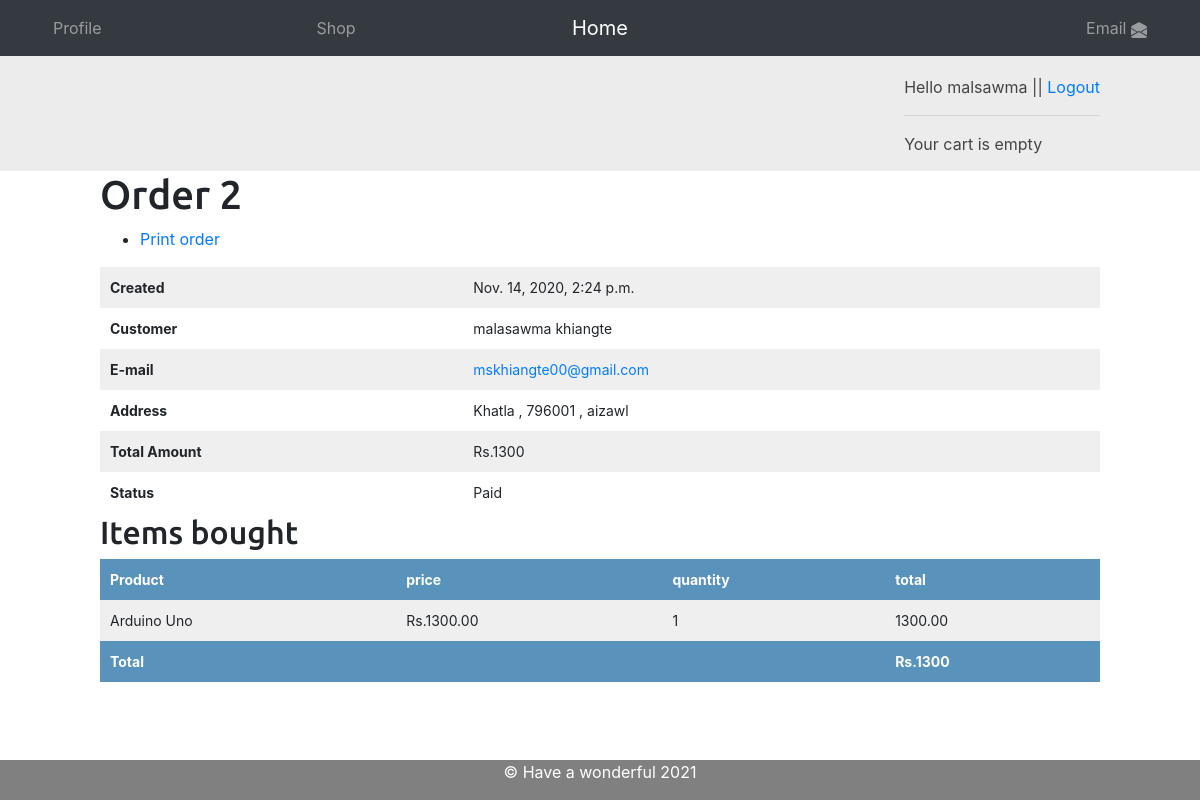
/orders/admin/order/2/ (signed in), run on the app's committed database.
### orders/models.py (models this page shows, shortened)
class Order(models.Model):
    first_name = models.CharField(max_length=50)
    last_name = models.CharField(max_length=50)
    email = models.EmailField()
    address = models.CharField(max_length=200)
    city = models.CharField(max_length=50)
    phone = models.IntegerField(default=0)
    pin_code = models.CharField(max_length=20)
    created =models.DateTimeField(auto_now_add=True)
    updated = models.DateTimeField(auto_now=True)
    paid = models.BooleanField(default=False)
    coupon = models.ForeignKey(Coupon , on_delete=models.SET_NULL , related_name='orders', null=True , blank=True)
    discount = models.IntegerField(default=0 ,
                                    validators=[MaxValueValidator(0),
                                                MaxValueValidator(100)])
    class Meta:
        ordering =('-created',)
    def get_total_cost(self):
        total_cost =  sum(item.get_cost() for item in self.items.all())
        return int(total_cost - total_cost * (self.discount/Decimal('100')))

class OrderItem(models.Model):
    order = models.ForeignKey(Order , on_delete=models.CASCADE, related_name='items')
    product = models.ForeignKey(Product , on_delete=models.CASCADE, related_name='order_items' )
    price = models.DecimalField(max_digits=10 , decimal_places=2)
    quantity = models.PositiveIntegerField(default=1)
    def get_cost(self):
        return self.price * self.quantity

### shop/models.py (models this page shows, shortened)
class Product(models.Model):
    category = models.ForeignKey(Category , on_delete=models.CASCADE , related_name='products')
    name = models.CharField(max_length=200 , db_index=True)
    slug = models.CharField(max_length=200 , db_index=True)
    image = models.ImageField(upload_to='products/%Y/%m/%d', blank=True)
    description = models.TextField()
    price = models.DecimalField(max_digits=10 , decimal_places=2)
    available = models.BooleanField(default=True)
    created = models.DateTimeField(auto_now_add=True)
    updated = models.DateTimeField(auto_now=True)
    class Meta:
        ordering = ('name',)
        index_together = (('id', 'slug'),)

### orders/views.py (the view)
# urls.py: path('admin/order/<int:order_id>/', views.admin_order_detail , name='admin_order_detail'),
@staff_member_required
def admin_order_detail(request , order_id):
    order = get_object_or_404(Order , id=order_id)
    return render(request , 'admin/orders/order/detail.html', {'order':order})

### cart/cart.py (called while the page is built)
    def __len__(self):
        return sum(item['quantity'] for item in self.cart.values())

### cart/context_processors.py (called while the page is built)
def cart(request):
    return {'cart':Cart(request)}

### orders/templates/admin/orders/order/detail.html (shortened to what this page needs)
{% extends "shop/base.html" %}
{% load static  %}
{% block shop_content %}
  <h1>Order {{ order.id}}</h1>
  <ul class="object-tools">
    <li>
      <a href="#" onclick="window.print();">Print order</a>
    </li>
  </ul>
  <table>
    <tr>
      <th>Created</th>
      <td>{{order.created}}</td>
    </tr>
    <tr>
      <th>Customer</th>
      <td>{{order.first_name}} {{order.last_name}}</td>
    </tr>
    <tr>
      <th>E-mail</th>
      <td> <a href="mailto:{{ order.email }}">{{order.email}}</a> </td>
    </tr>
    <tr>
      <th>Address</th>
      <td>{{order.address}} , {{order.pin_code}} , {{order.city }}</td>
    </tr>
    <tr>
      <th>Total Amount</th>
      <td>Rs.{{order.get_total_cost}}</td>
    </tr>
    <tr>
      <th>Status</th>
      <td> {% if order.paid %}Paid {% else %} Pending Payment{% endif %} </td>
    </tr>
  </table>
  <div class="module">
    <div class="tabular inline-related last-related">
      <table>
        <h2>Items bought</h2>
        <thead>
          <tr>
            <th>Product</th>
            <th>price</th>
            <th>quantity</th>
            <th>total</th>
          </tr>
        </thead>
        <tbody>
          {% for item in order.items.all %}
            <tr class"row{% cycle "1" "2" %}">
              <td>{{ item.product.name}}</td>
              <td>Rs.{{ item.price}}</td>
              <td>{{item.quantity}}</td>
              <td>{{item.get_cost}}</td>
            </tr>
          {% endfor %}
          <tr class="total">
            <td colspan="3">Total</td>
            <td clas="num">Rs.{{order.get_total_cost}}</td>
          </tr>
        </tbody>
      </table>
    </div>
  </div>
{% endblock %}

### shop/templates/shop/base.html (shortened to what this page needs)
{% extends "base.html" %}
{% load static %}
{% block content %}
      <div id="subheader">
        <div class="cart">
          {% if request.user.is_authenticated %}
            Hello {{request.user.username}} ||
            <a href="{% url 'logout'%}">Logout</a>
          {% else %}
            <a href="{% url 'login' %}">Login</a>
          {% endif %}
          <br>
          <hr>
          {% with total_items=cart|length %}
            {% if cart|length > 0 %}
              Your cart:
              <a href="{% url 'cart:cart_detail' %}">{{total_items}}item{{total_items|pluralize}} || Rs.{{cart.get_total_price}}</a>
            {% else %}
              Your cart is empty
            {% endif %}
          {% endwith %}
        </div>
      </div>
      <div id="content">
        {% block shop_content %}
        {% endblock %}
      </div>
{% endblock %}

### static/css/base.css (style rules this page uses)
body { margin:0; padding:0; font-family:helvetica, sans-serif; }
h1, h2, h3, h4, h5 , h6 { font-family: 'Ubuntu', sans-serif; font-weight:normal; }
a { text-decoration:none; color:#5993bb; }
table { width:100%; border-spacing:0; border-collapse: collapse; }
table th, table td { text-align:left; font-size:14px; padding:10px; margin:0; }
tbody tr:nth-child(odd) { background:#efefef; }
thead th, tbody tr.total { background:#5993bb; color:#fff; font-weight:bold; }
#subheader { background:#ececec; color:#444; padding:15px 100px; overflow:auto; }
#subheader .cart { float:right; padding-top:4px; }
#content { padding:0 100px; overflow:hidden; }

### data on the page
Order: id "2", created "Nov. 14, 2020, 2:24 p.m.", first_name "malasawma", last_name "khiangte", email "mskhiangte00@gmail.com", address "Khatla", pin_code "796001", city "aizawl", get_total_cost "1300"
OrderItem: product.name "Arduino Uno", price "1300.00", quantity "1", get_cost "1300.00"

### other printed values
{{ request.user.username }} "malsawma"
